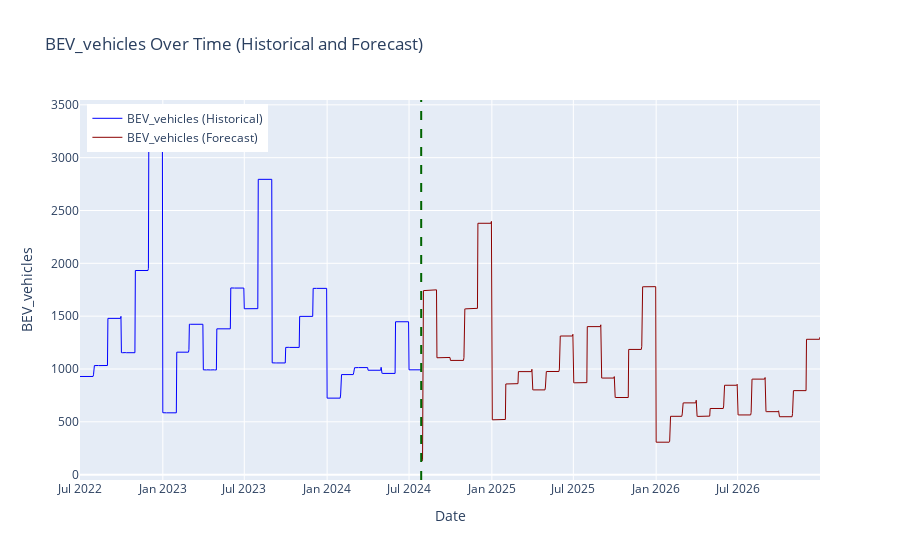

Notebook code cell kept with this figure:
### Code cell
import plotly.graph_objs as go
import pandas as pd
import numpy as np
import os

TARGET_COLUMNS = ["BEV_vehicles"]

df = load_and_prepare_data(
    '/Users/skyfano/Documents/Masterarbeit/Prediction_of_energy_prices/data/Final_data/final_data_july.csv')

# Drop the last 10 columns
df = df.drop(df.columns[-10:], axis=1)

# Calculate mean solar radiation per day with monthly seasonality
# reduce the size of df start at the year 2018 first of january
df_filtered = df[df['Date'] >= '2022-07-01']
df = df_filtered.copy()


def calculate_daily_means_with_seasonality(df, target_column):
    df['Day'] = df['Date'].dt.day
    df['Month'] = df['Date'].dt.month
    daily_means = df.groupby(['Month', 'Day'])[
        target_column].mean().reset_index()

    # Add sinusoidal seasonal variation based on month
    daily_means['Seasonal_Adjustment'] = np.sin(
        2 * np.pi * (daily_means['Month'] - 1) / 12) * 0.1
    daily_means['Adjusted_Value'] = daily_means[target_column] * \
        (1 + daily_means['Seasonal_Adjustment'])
    return daily_means

# Generate future data with minimal variability and multiplicator adjustments


def generate_future_data_with_multiplicators(df, daily_means, start_date, end_date, noise_level=0.2,
                                             multiplicators=None, use_last_years=1, seed=42):
    np.random.seed(seed)
    future_dates = pd.date_range(start=start_date, end=end_date)
    future_df = pd.DataFrame({'Date': future_dates})
    future_df['Month'] = future_df['Date'].dt.month
    future_df['Day'] = future_df['Date'].dt.day

    # Option to use more than the last year for prediction
    recent_data_start_date = df['Date'].max(
    ) - pd.DateOffset(years=use_last_years)
    recent_data = df[df['Date'] >= recent_data_start_date]

    # Merge future dates with daily means
    future_df = future_df.merge(daily_means[['Month', 'Day', 'Adjusted_Value']], on=[
                                'Month', 'Day'], how='left')

    # Apply multiplicators per year period
    if multiplicators:
        for start, end, multiplier in multiplicators:
            mask = (future_df['Date'] >= start) & (future_df['Date'] <= end)
            future_df.loc[mask, 'Adjusted_Value'] *= multiplier

    future_df['Forecast'] = future_df['Adjusted_Value'] * \
        (1 + np.random.normal(0, noise_level, size=len(future_df)))

    # Sum forecasted values per month, round up, and distribute evenly across days
    future_df['YearMonth'] = future_df['Date'].dt.to_period('M')
    monthly_sums = future_df.groupby(
        'YearMonth')['Forecast'].sum().apply(np.ceil).reset_index()
    future_df = future_df.merge(
        monthly_sums, on='YearMonth', suffixes=('', '_MonthlySum'))

    future_df['DaysInMonth'] = future_df['Date'].dt.days_in_month
    future_df['Forecast'] = (
        future_df['Forecast_MonthlySum'] // future_df['DaysInMonth']).astype(int)
    future_df['Remainder'] = future_df['Forecast_MonthlySum'] % future_df['DaysInMonth']

    future_df['Daily_Distributed'] = future_df['Forecast']
    future_df.loc[future_df.groupby('YearMonth')['Date'].transform(
        'max') == future_df['Date'], 'Daily_Distributed'] += future_df['Remainder']

    future_df['Forecast'] = future_df['Daily_Distributed']
    return future_df[['Date', 'Forecast']]

# Plot the data for each target column separately and save the plot


def plot_and_save_data(original_df, future_dfs, target_columns, output_dir="forecasted_plots", development="growth"):
    # Create output directory if it doesn't exist
    if not os.path.exists(output_dir):
        os.makedirs(output_dir)

    for i, target_column in enumerate(target_columns):
        future_df = future_dfs[i]

        # Ensure future data column matches TARGET_COLUMN
        future_df.rename(columns={'Forecast': target_column}, inplace=True)

        # Combine the original and future datasets
        combined_df = pd.concat([original_df[['Date', target_column]], future_df[[
                                'Date', target_column]]], ignore_index=True)

        # Plot historical and forecast data for the current column
        fig = go.Figure()

        # Plot historical data
        fig.add_trace(go.Scatter(
            x=original_df['Date'],
            y=original_df[target_column],
            mode='lines',
            name=f"{target_column} (Historical)",
            line=dict(color='blue', width=1)
        ))

        # Plot future data
        fig.add_trace(go.Scatter(
            x=future_df['Date'],
            y=future_df[target_column],
            mode='lines',
            name=f"{target_column} (Forecast)",
            line=dict(color='darkred', width=1)
        ))

        # Add vertical line indicating the end of the original data
        original_end_date = original_df['Date'].max()
        fig.add_vline(x=original_end_date, line=dict(
            color='darkgreen', dash='dash'), name='End of Original Data')

        # Update layout for each plot
        fig.update_layout(
            title=f"{target_column} Over Time (Historical and Forecast)",
            xaxis_title="Date",
            yaxis_title=target_column,
            legend=dict(yanchor="top", y=0.99, xanchor="left", x=0.01),
            template='plotly'
        )

        # Save the figure as a PNG file
        plot_filename = os.path.join(
            output_dir, f"{target_column.replace(' ', '_').replace('/', '_')}_forecast_plot_{development}.png")
        fig.write_image(plot_filename)
        fig.show()
        print(f"Saved plot for {target_column} to {plot_filename}")

# Save the forecasted future data for each target column into separate CSV files


def save_forecast_to_csv(future_dfs, target_columns, output_dir="forecasted_data", development="growth"):
    # Create the output directory if it doesn't exist
    if not os.path.exists(output_dir):
        os.makedirs(output_dir)

    for i, target_column in enumerate(target_columns):
        # Prepare the filename and full path
        file_name = f"{target_column.replace(' ', '_').replace('/', '_')}_forecast_{development}.csv"
        file_path = os.path.join(output_dir, file_name)

        # Save the future dataframe for the target column to CSV
        future_df = future_dfs[i]
        future_df.rename(columns={'Forecast': target_column}, inplace=True)
        future_df.to_csv(file_path, index=False)

        print(f"Saved forecasted data for {target_column} to {file_path}")


# Global configuration
NOISE_LEVEL = 0.2
TOTAL_PREDICTION_LENGTH = 730
MULTIPLICATORS = [
    ('2024-07-29', '2024-12-31', 1.0),
    ('2025-01-01', '2025-12-31', 0.75),
    ('2026-01-01', '2026-12-31', 0.5)
]
DEVELOPMENT = "decline"  # "growth" or "constant"
OUTPUT_DIR = "forecasted_data"

# Generate daily means with seasonality and future data for each column
future_dfs = []
for target_column in TARGET_COLUMNS:
    daily_means = calculate_daily_means_with_seasonality(df, target_column)
    future_df = generate_future_data_with_multiplicators(
        df, daily_means, start_date='2024-07-29', end_date='2026-12-31', noise_level=NOISE_LEVEL,
        multiplicators=MULTIPLICATORS, use_last_years=1, seed=42)
    future_dfs.append(future_df)

# Save forecasted data to CSV files
save_forecast_to_csv(future_dfs, TARGET_COLUMNS, OUTPUT_DIR, DEVELOPMENT)

# Plot the combined data for each target column and save the plot
plot_and_save_data(df, future_dfs, TARGET_COLUMNS, OUTPUT_DIR, DEVELOPMENT)

### Figure 1 — Plotly figure (JSON) as saved in the notebook; plotly's stock layout.template omitted (floating-point values rounded to 4 significant figures; data arrays with more than 128 entries replaced by an {"elided": "..."} marker saying what was removed)
{"data": [{"line": {"color": "blue", "width": 1}, "mode": "lines", "name": "BEV_vehicles (Historical)", "type": "scatter", "x": {"elided": "759 str values"}, "y": {"elided": "759 int values"}}, {"line": {"color": "darkred", "width": 1}, "mode": "lines", "name": "BEV_vehicles (Forecast)", "type": "scatter", "x": {"elided": "886 str values"}, "y": {"elided": "886 int values"}}], "layout": {"legend": {"x": 0.01, "xanchor": "left", "y": 0.99, "yanchor": "top"}, "shapes": [{"line": {"color": "darkgreen", "dash": "dash"}, "name": "End of Original Data", "type": "line", "x0": "2024-07-28T00:00:00", "x1": "2024-07-28T00:00:00", "xref": "x", "y0": 0, "y1": 1, "yref": "y domain"}], "title": {"text": "BEV_vehicles Over Time (Historical and Forecast)"}, "xaxis": {"title": {"text": "Date"}}, "yaxis": {"title": {"text": "BEV_vehicles"}}}}
